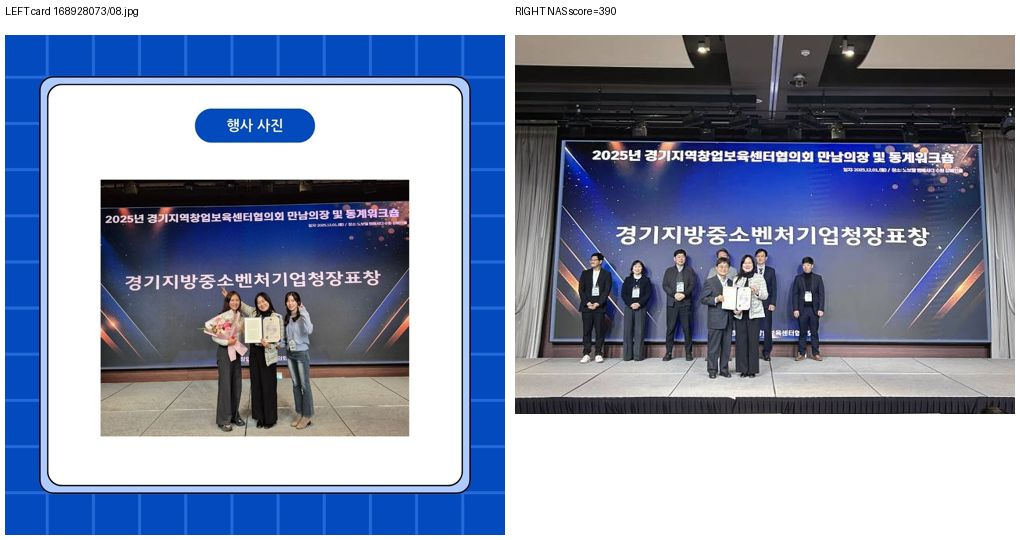
#> input picture mydocs/working/imweb-inventory/nas-match-samples/샘플_168928073_08.jpg, 1020 x 540 px
$ python -i photomatch.py   (imports and definitions only)
#> lines starting #> are read from the running program, lines starting #| are printed output that depends on the picture
"""카드뉴스 안의 사진을 NAS 원본에서 찾는다. SIFT 특징점 + RANSAC 인라이어 수로 판정."""
import cv2, numpy as np, os, sys, json, pickle, time
MAXSIDE=800
sift=cv2.SIFT_create(nfeatures=1500)
QMASK=[None]
# [16 lines left out: function photo_mask, not called in this run]
def load(path,mask=False):
#> called with mask = False
    data=np.fromfile(path,dtype=np.uint8)
    bgr=cv2.imdecode(data,cv2.IMREAD_COLOR)
#> bgr is the input picture: shape (540, 1020, 3); mean B, G, R 172.5, 148, 138
    if bgr is None: return None
    h,w=bgr.shape[:2]; r=MAXSIDE/max(h,w)
#> after `h, w = bgr.shape[:2]`: h = 540; w = 1020
#> after `r = MAXSIDE / max(h, w)`: r = 0.784
    if r<1: bgr=cv2.resize(bgr,(int(w*r),int(h*r)),interpolation=cv2.INTER_AREA)
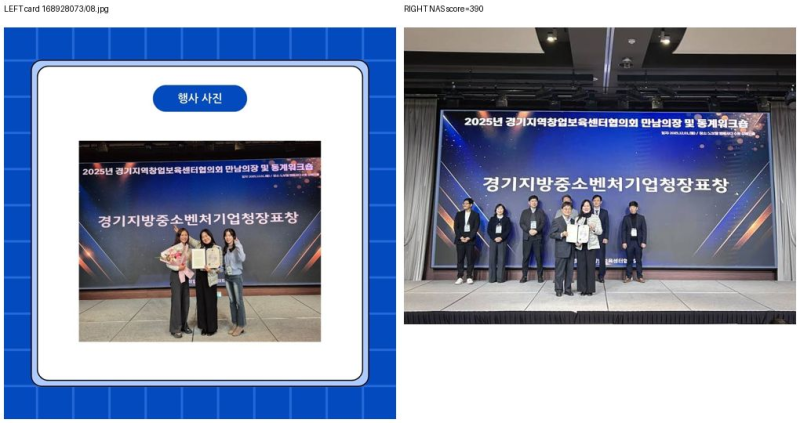
#> bgr: shape (423, 800, 3); mean B, G, R 172.5, 148, 138
    if mask: QMASK[0]=photo_mask(bgr)
    return cv2.cvtColor(bgr,cv2.COLOR_BGR2GRAY)
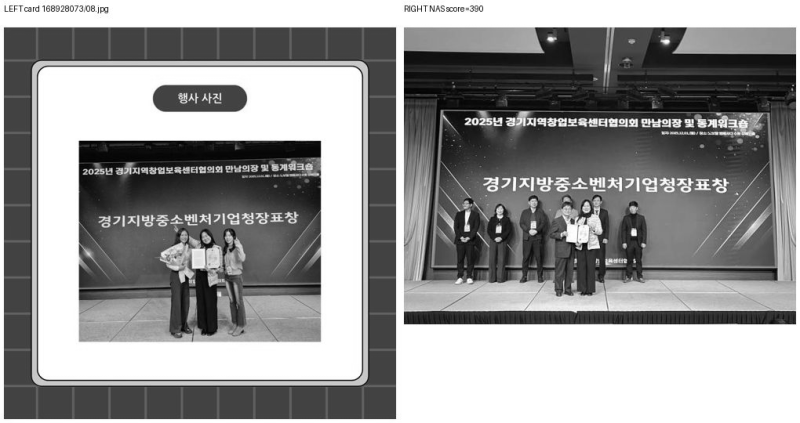
#> returned value: shape (423, 800); min 1, max 255, mean 147.8
# [18 lines left out: functions feats, index, not called in this run]
bf=cv2.BFMatcher(cv2.NORM_L2)
# [13 lines left out: function score, not called in this run]
QAREA=[800*800]
# [12 lines not run here, left out]

>>> result = load('../../mydocs/working/imweb-inventory/nas-match-samples/샘플_168928073_08.jpg')
